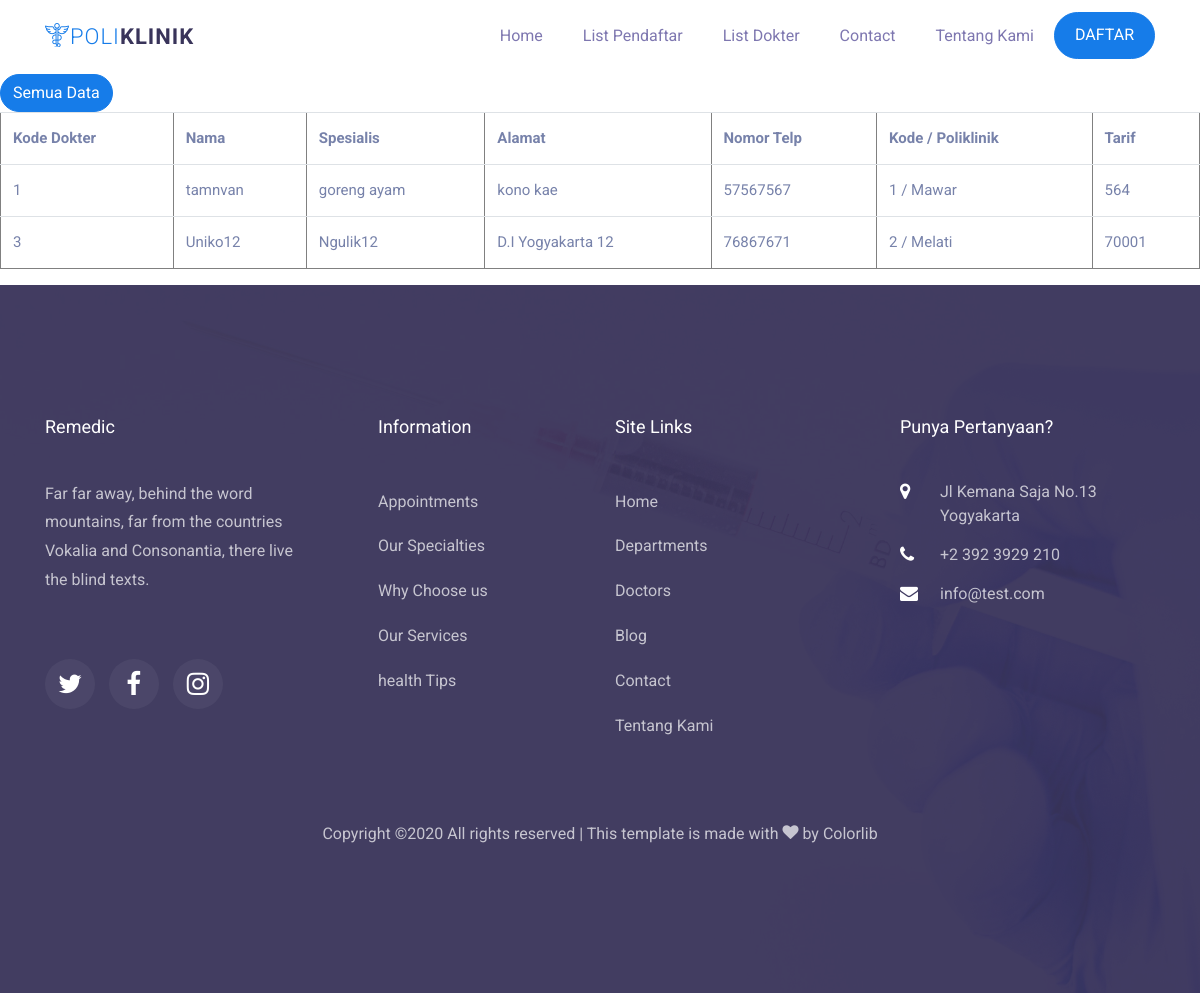
/doctor.php, run on the app's committed database.
### tables this page shows
CREATE TABLE `dokter` (
  `kode_dokter` int(20) NOT NULL,
  `nama_dokter` varchar(100) NOT NULL,
  `spesialis` varchar(100) NOT NULL,
  `alamat` varchar(100) NOT NULL,
  `telepon` int(20) NOT NULL,
  `kode_poliklinik` int(20) NOT NULL,
  `tarif` int(50) NOT NULL
);

CREATE TABLE `poliklinik` (
  `kode_poliklinik` int(11) NOT NULL,
  `nama_poliklinik` varchar(100) NOT NULL
);

### doctor.php (the view, shortened to what this page needs)
<!DOCTYPE html>
<html lang="en">
  <head>
    <link rel="stylesheet" href="css/open-iconic-bootstrap.min.css">
    <link rel="stylesheet" href="css/animate.css">
    <link rel="stylesheet" href="css/owl.carousel.min.css">
    <link rel="stylesheet" href="css/owl.theme.default.min.css">
    <link rel="stylesheet" href="css/magnific-popup.css">
    <link rel="stylesheet" href="css/aos.css">
    <link rel="stylesheet" href="css/ionicons.min.css">
    <link rel="stylesheet" href="css/bootstrap-datepicker.css">
    <link rel="stylesheet" href="css/jquery.timepicker.css">
    <link rel="stylesheet" href="css/flaticon.css">
    <link rel="stylesheet" href="css/icomoon.css">
    <link rel="stylesheet" href="css/style.css">
  </head>
  <body>
<?php include 'navbarnya.php'?>
<a href="dokter2.php" class="btn btn-primary btn-s">Semua Data</a>
 <table border="1" class="table">
  <tr>
    <th>Kode Dokter</th>
    <th>Nama</th>
    <th>Spesialis</th>
    <th>Alamat</th>
    <th>Nomor Telp</th>
    <th>Kode / Poliklinik</th>
    <th>Tarif</th>
  </tr>
  <tr>
<?php
  $ambil2=$con->query("SELECT * FROM dokter INNER JOIN poliklinik WHERE dokter.kode_poliklinik = poliklinik.kode_poliklinik"); ?>
<?php while($pecah2=$ambil2->fetch_assoc()){ ?>
    <td><?php echo $pecah2['kode_dokter']; ?></td>
    <td><?php echo $pecah2['nama_dokter']; ?></td>
    <td><?php echo $pecah2['spesialis']; ?></td>
    <td><?php echo $pecah2['alamat']; ?></td>
    <td><?php echo $pecah2['telepon']; ?></td>
    <td><?php echo $pecah2['kode_poliklinik'];?> / <?php echo $pecah2['nama_poliklinik'];  ?></td>
    <td><?php echo $pecah2['tarif']; ?></td>
  </tr>
    <?php } ?>
</table>
    <?php include 'sikile.php' ?>
    <?php include 'daftar.php' ?>
  </body>
</html>

### navbarnya.php (shortened to what this page needs)
<nav class="navbar navbar-expand-lg navbar-dark ftco_navbar bg-dark ftco-navbar-light" id="ftco-navbar">
   <div class="container">
     <a class="navbar-brand" href="index.php"><i class="flaticon-pharmacy"></i><span>POLI</span>KLINIK</a>
     <div class="collapse navbar-collapse" id="ftco-nav">
       <ul class="navbar-nav ml-auto">
         <li class="nav-item"><a href="index2.php" class="nav-link">Home</a></li>
         <li class="nav-item"><a href="pendaftar.php" class="nav-link">List Pendaftar</a></li>
         <li class="nav-item"><a href="doctor.php" class="nav-link">List Dokter</a></li>
         <li class="nav-item"><a href="contact.php" class="nav-link">Contact</a></li>
         <li class="nav-item"><a href="about.php" class="nav-link">Tentang Kami</a></li>
         <li class="nav-item cta"><a href="#" class="nav-link" data-toggle="modal" data-target="#modalAppointment"><span>DAFTAR</span></a></li>
       </ul>
     </div>
   </div>
 </nav>

### sikile.php (shortened to what this page needs)
  <footer class="ftco-footer ftco-bg-dark ftco-section img" style="background-image: url(images/bg_5.jpg);">
  	<div class="overlay"></div>
    <div class="container">
      <div class="row mb-5">
        <div class="col-md">
          <div class="ftco-footer-widget mb-4">
            <h2 class="ftco-heading-2">Remedic</h2>
            <p>Far far away, behind the word mountains, far from the countries Vokalia and Consonantia, there live the blind texts.</p>
            <ul class="ftco-footer-social list-unstyled float-md-left float-lft mt-5">
              <li class="ftco-animate"><a href="#"><span class="icon-twitter"></span></a></li>
              <li class="ftco-animate"><a href="#"><span class="icon-facebook"></span></a></li>
              <li class="ftco-animate"><a href="#"><span class="icon-instagram"></span></a></li>
            </ul>
          </div>
        </div>
        <div class="col-md">
          <div class="ftco-footer-widget mb-4 ml-md-5">
            <h2 class="ftco-heading-2">Information</h2>
            <ul class="list-unstyled">
            	<li><a href="#" class="py-2 d-block">Appointments</a></li>
              <li><a href="#" class="py-2 d-block">Our Specialties</a></li>
              <li><a href="#" class="py-2 d-block">Why Choose us</a></li>
              <li><a href="#" class="py-2 d-block">Our Services</a></li>
              <li><a href="#" class="py-2 d-block">health Tips</a></li>
            </ul>
          </div>
        </div>
        <div class="col-md">
           <div class="ftco-footer-widget mb-4">
            <h2 class="ftco-heading-2">Site Links</h2>
            <ul class="list-unstyled">
              <li><a href="#" class="py-2 d-block">Home</a></li>
              <li><a href="#" class="py-2 d-block">Departments</a></li>
              <li><a href="#" class="py-2 d-block">Doctors</a></li>
              <li><a href="#" class="py-2 d-block">Blog</a></li>
              <li><a href="#" class="py-2 d-block">Contact</a></li>
              <li><a href="about.php" class="py-2 d-block">Tentang Kami</a></li>
            </ul>
          </div>
        </div>
        <div class="col-md">
          <div class="ftco-footer-widget mb-4">
          	<h2 class="ftco-heading-2">Punya Pertanyaan?</h2>
          	<div class="block-23 mb-3">
             <ul>
               <li><span class="icon icon-map-marker"></span><span class="text">Jl Kemana Saja No.13 Yogyakarta</span></li>
               <li><span class="icon icon-phone"></span><span class="text">+2 392 3929 210</span></li>
               <li><span class="icon icon-envelope"></span><span class="text">info@test.com</span></li>
             </ul>
           </div>
          </div>
        </div>
      </div>
      <div class="row">
        <div class="col-md-12 text-center">
          <p>
Copyright &copy;<script>document.write(new Date().getFullYear());</script> All rights reserved | This template is made with <i class="icon-heart" aria-hidden="true"></i> by <a href="https://colorlib.com" target="_blank">Colorlib</a>
</p>
        </div>
      </div>
    </div>
  </footer>

### daftar.php (shortened to what this page needs)
</body>
</html>

### css/icomoon.css (style rules this page uses)
[class^="icon-"], [class*=" icon-"] { font-family: 'icomoon' !important; speak: none; font-style: normal; font-weight: normal; font-variant: normal; text-transform: none; line-height: 1; -webkit-font-smoothing: antialiased; -moz-osx-font-smoothing: grayscale; }
.icon-heart:before { content: "\f004"; }
.icon-map-marker:before { content: "\f041"; }
.icon-phone:before { content: "\f095"; }
.icon-twitter:before { content: "\f099"; }
.icon-facebook:before { content: "\f09a"; }
.icon-envelope:before { content: "\f0e0"; }
.icon-instagram:before { content: "\f16d"; }

### data on the page
dokter: kode_dokter "1", nama_dokter "tamnvan", spesialis "goreng ayam", alamat "kono kae", telepon "57567567", kode_poliklinik.kode_poliklinik "1", kode_poliklinik.nama_poliklinik "Mawar", tarif "564"
dokter: kode_dokter "3", nama_dokter "Uniko12", spesialis "Ngulik12", alamat "D.I Yogyakarta 12", telepon "76867671", kode_poliklinik.kode_poliklinik "2", kode_poliklinik.nama_poliklinik "Melati", tarif "70001"
